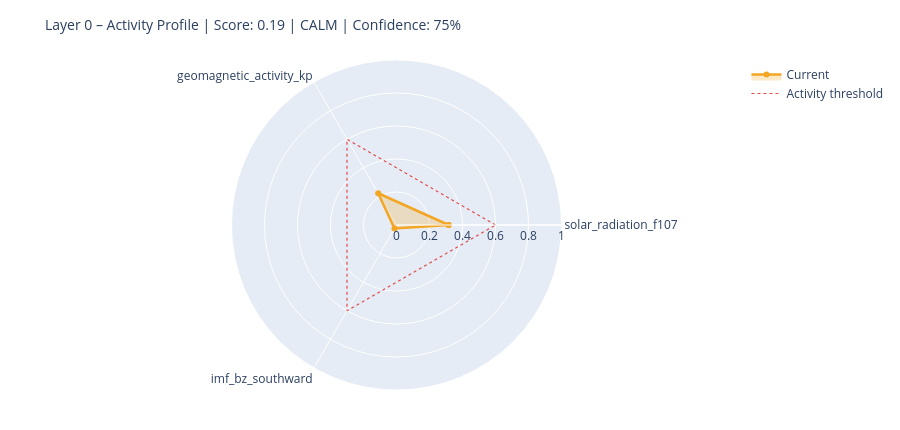

The code cell stored with this chart in its notebook:
### Markdown cell above
---
## 6. State Assessment & Handoff to Layer 1

### Code cell
# ============================================================
# STEP 1 – Collect raw values with source modes
# Mode: 'primary' | 'fallback_3h' | 'last_valid' | 'missing'
# ============================================================

def safe_last(df, col):
    if df is None or col not in df.columns: return None
    s = df[col].dropna()
    return float(s.iloc[-1]) if not s.empty else None

f107_now = safe_last(df_f107, 'f10.7')
bz_now   = safe_last(df_mag,  'bz_gsm')
kp_now   = safe_last(df_kp,   'kp')
sw_now   = safe_last(df_sw,   'speed')

source_modes = {
    'F10.7':    'primary'  if f107_now is not None else 'missing',
    'Kp':       'primary'  if kp_now   is not None else 'missing',
    'IMF_Bz':   'primary'  if bz_now   is not None else 'missing',
    'SW_speed': 'primary'  if sw_now   is not None else 'missing',
}

# Kp Fallback – 3h endpoint
if kp_now is None:
    try:
        r = requests.get(
            'https://services.swpc.noaa.gov/json/noaa-planetary-k-index.json',
            timeout=10)
        r.raise_for_status()
        fb = pd.DataFrame(r.json())
        tc = next((c for c in fb.columns if 'time' in c.lower()), fb.columns[0])
        kc = next((c for c in fb.columns if 'kp' in c.lower() and c != tc), None)
        if kc:
            fb[kc] = fb[kc].astype(str).str.extract(r'([0-9]+(?:\.[0-9]*)?)')[0]
            fb[kc] = pd.to_numeric(fb[kc], errors='coerce')
            fb = fb[fb[kc] >= 0].dropna(subset=[kc])
            if not fb.empty:
                kp_now = float(fb[kc].iloc[-1])
                source_modes['Kp'] = 'fallback_3h'
                print(f'  Kp fallback (3h): {kp_now:.1f}')
    except Exception as e:
        print(f'  Kp fallback failed: {e}')

# Solar Wind Fallback – last valid value
if sw_now is None and df_sw is not None and 'speed' in df_sw.columns:
    s = df_sw['speed'].dropna()
    if not s.empty:
        sw_now = float(s.iloc[-1])
        source_modes['SW_speed'] = 'last_valid'
        print(f'  SW fallback (last_valid): {sw_now:.0f} km/s')

print()
print('Source modes:', source_modes)

# ============================================================
# STEP 2 – Score from available components only
# ============================================================

def norm(v, lo, hi):
    if v is None: return None
    return max(0.0, min(1.0, (v - lo) / (hi - lo)))

COMPONENTS = {
    'solar_radiation_f107':    (f107_now, norm(f107_now, 60, 250)),
    'geomagnetic_activity_kp': (kp_now,   norm(kp_now,   0,   9)),
    'imf_bz_southward':        (bz_now,   norm(-(bz_now or 0) if bz_now else None, -5, 30)
                                           if bz_now is not None else None),
    'solar_wind_speed':        (sw_now,   norm(sw_now, 300, 800)),
}

available   = {k: v[1] for k, v in COMPONENTS.items() if v[1] is not None}
unavailable = [k for k, v in COMPONENTS.items() if v[1] is None]

layer0_score = round(sum(available.values()) / len(available), 4) if available else None
confidence   = round(len(available) / len(COMPONENTS), 2)

level = ('unknown'  if layer0_score is None
         else 'calm'     if layer0_score < 0.3
         else 'moderate' if layer0_score < 0.6
         else 'active')

# ============================================================
# STEP 3 – Dominant Driver
# ============================================================

def dominant_driver(kp, f107, bz, sw):
    candidates = []
    if kp   is not None and kp   >= 4:   candidates.append(('geomagnetic',    kp / 9))
    if sw   is not None and sw   >= 500:  candidates.append(('solar_wind',     sw / 800))
    if bz   is not None and bz   <= -5:   candidates.append(('imf_southward',  abs(bz) / 30))
    if f107 is not None and f107 >= 150:  candidates.append(('solar_radiation',f107 / 250))
    return max(candidates, key=lambda x: x[1])[0] if candidates else 'none'

driver = dominant_driver(kp_now, f107_now, bz_now, sw_now)

# ============================================================
# STEP 4 – Downstream expectations
# ============================================================

def downstream_expectation(driver, score, kp, bz, f107):
    exp = {
        'magnetosphere':        'calm',
        'ionosphere':           'calm',
        'schumann_resonance':   'unchanged',
        'lithosphere_currents': 'low',
    }
    if driver == 'geomagnetic' or (kp and kp >= 5):
        exp['magnetosphere']        = 'compressed / storm'
        exp['ionosphere']           = 'elevated disturbance (TEC variability)'
        exp['schumann_resonance']   = 'elevated amplitude possible'
        exp['lithosphere_currents'] = 'elevated induction currents'
    elif driver == 'imf_southward' or (bz and bz <= -5):
        exp['magnetosphere']        = 'energy coupling active'
        exp['ionosphere']           = 'elevated electron density possible'
        exp['schumann_resonance']   = 'slight modulation possible'
    elif driver == 'solar_radiation' or (f107 and f107 >= 150):
        exp['ionosphere']           = 'elevated ionization (F-layer)'
        exp['schumann_resonance']   = 'slightly elevated background activity'
    return exp

downstream = downstream_expectation(driver, layer0_score, kp_now, bz_now, f107_now)

# ============================================================
# CONSOLE OUTPUT
# ============================================================

W = 58
print('=' * W)
print('LAYER 0 – STATE ASSESSMENT')
print('=' * W)
for name, (raw_v, score_v) in COMPONENTS.items():
    if score_v is not None:
        bar = '█' * int(score_v * 20) + '░' * (20 - int(score_v * 20))
        print(f'  {name:<35}  {bar}  {score_v:.2f}')
    else:
        print(f'  {name:<35}  {"─" * 20}  n/a')
print('-' * W)
print(f'  Score ({len(available)}/{len(COMPONENTS)} components):  {layer0_score:.3f}')
print(f'  Confidence:         {confidence:.0%}')
print(f'  Level:              {level.upper()}')
print(f'  Dominant Driver:    {driver}')

# Radar chart
cats = list(available.keys())
vals = list(available.values())
if len(cats) >= 3:
    fig = go.Figure()
    fig.add_trace(go.Scatterpolar(
        r=vals + [vals[0]], theta=cats + [cats[0]],
        fill='toself', fillcolor='rgba(242,166,35,0.25)',
        line=dict(color='#F2A623', width=2.5), name='Current'
    ))
    fig.add_trace(go.Scatterpolar(
        r=[0.6] * (len(cats) + 1), theta=cats + [cats[0]],
        line=dict(color='#E24B4A', dash='dot', width=1.2),
        mode='lines', name='Activity threshold'
    ))
    fig.update_layout(
        title=dict(text=f'Layer 0 – Activity Profile | Score: {layer0_score:.2f} | {level.upper()} | Confidence: {confidence:.0%}',
                   font=dict(size=14)),
        polar=dict(radialaxis=dict(visible=True, range=[0, 1])),
        height=430, showlegend=True,
        margin=dict(l=60, r=60, t=60, b=40)
    )
    fig.show()

### Figure 1 — Plotly figure (JSON) as saved in the notebook; plotly's stock layout.template omitted (floating-point values rounded to 4 significant figures)
{"data": [{"fill": "toself", "fillcolor": "rgba(242,166,35,0.25)", "line": {"color": "#F2A623", "width": 2.5}, "name": "Current", "r": [0.3158, 0.2222, 0.02457, 0.3158], "theta": ["solar_radiation_f107", "geomagnetic_activity_kp", "imf_bz_southward", "solar_radiation_f107"], "type": "scatterpolar"}, {"line": {"color": "#E24B4A", "dash": "dot", "width": 1.2}, "mode": "lines", "name": "Activity threshold", "r": [0.6, 0.6, 0.6, 0.6], "theta": ["solar_radiation_f107", "geomagnetic_activity_kp", "imf_bz_southward", "solar_radiation_f107"], "type": "scatterpolar"}], "layout": {"height": 430, "margin": {"b": 40, "l": 60, "r": 60, "t": 60}, "polar": {"radialaxis": {"range": [0, 1], "visible": true}}, "showlegend": true, "title": {"font": {"size": 14}, "text": "Layer 0 – Activity Profile | Score: 0.19 | CALM | Confidence: 75%"}}}
